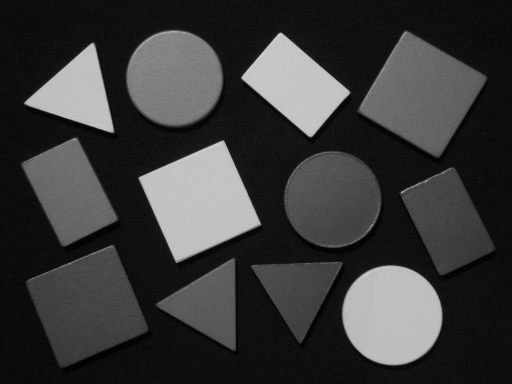
%> input picture filtros/FigurasGeometricasGrandes.png, 512 x 384 px
$ octave Filtros.m   (GNU Octave 9; MATLAB toolbox functions it lacks are replaced by stand-ins)
%> lines starting %> are read from the running program, lines starting %| are printed output that depends on the picture
close all
im1=double(imread('FigurasGeometricasGrandes.png'))/255;
%> im1: size 384x512 double; min 0.00392, max 0.859, mean 0.227
IM1=fft2(im1);
[M N]=size(im1);
%> M = 384; N = 512
magIM1=fftshift(log(1+abs(IM1)));%calcula el logaritmo de la magnitud
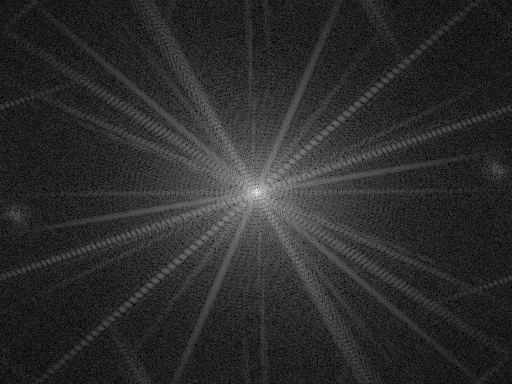
%> magIM1: size 384x512 double; min 0.0188, max 10.71, mean 1.89; drawn with min black and max white
figure, imshow([im1, mat2gray(magIM1)],[])
%> after `imshow([im1, mat2gray(magIM1)],[])`:
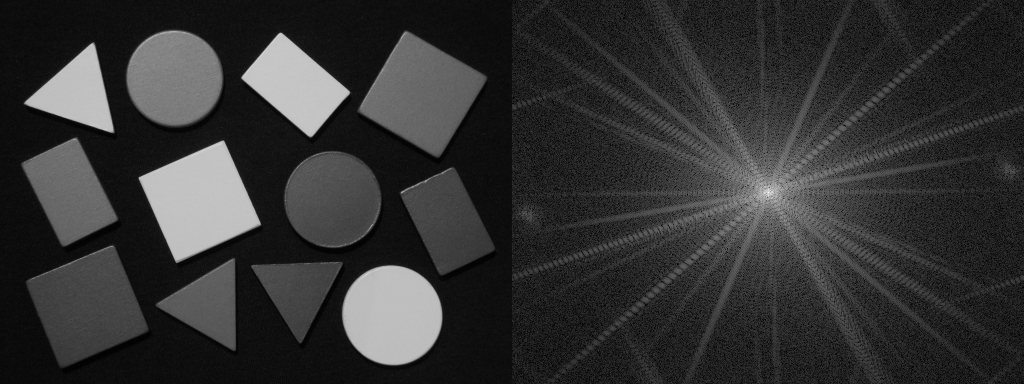
%> displayed picture: size 384x1024, on the screen's scale of 0 to 255; min 0, max 255, mean 51.3
%IM1(1,1)=0;%elimina el nivel dc de la imagen
im2=ifft2(IM1);
%figure, imshow(im2)
h=fspecial('gaussian',15,3);%crea el filtro gaussiano
h1=fspecial('gaussian',15,7);
im3=imfilter(im1,h,'circular');%decide que la imagen sera periodica
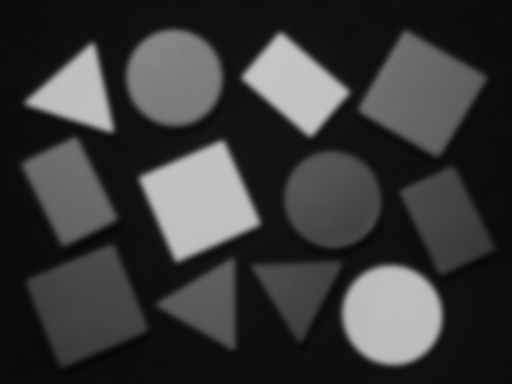
%> im3: size 384x512 double; min 0.0274, max 0.776, mean 0.227
figure, imshow(im3)
H=freqz2(h,size(im1));
H1=freqz2(h1,size(im1));
figure, imshow([H H1])
h2=fspecial('sobel');%crea el filtro de sobel vertical
h2=h2';%crea el filtro de sobel horizontal
im4=imfilter(im1,h2,'circular');%filtro en el espacio
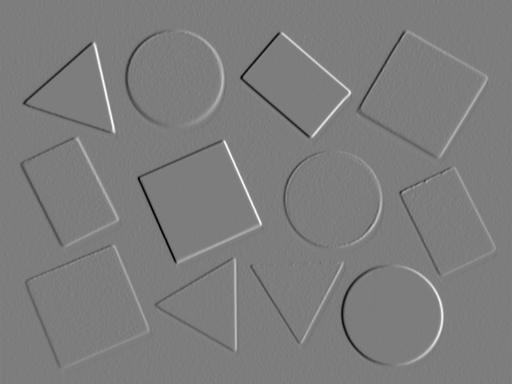
%> im4: size 384x512 double; min -2.39, max 2.47, mean -1.22e-18; drawn with min black and max white
figure, imshow([im1, mat2gray(im4)])
%> after `imshow([im1, mat2gray(im4)])`:
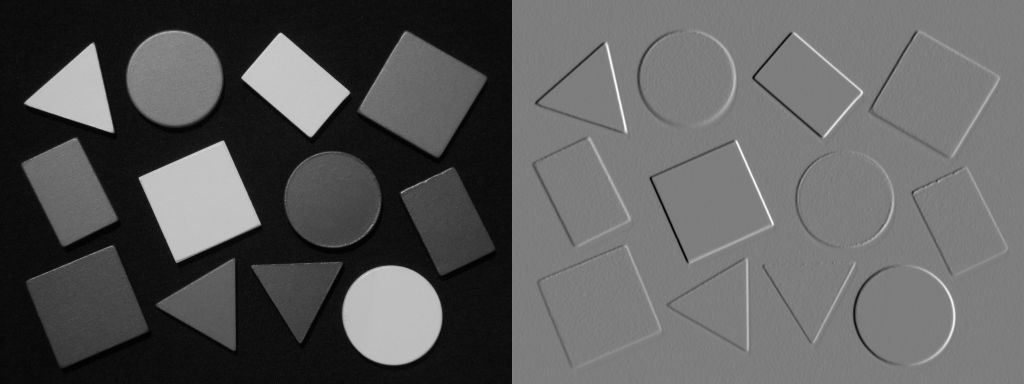
%> displayed picture: size 384x1024, on the screen's scale of 0 to 255; min 0, max 255, mean 91.8
H2=fftn(h2,[M N]);
IM2=IM1.*H2;%multiplicacion en freq
figure,imshow(mat2gray(ifft2(IM2)))
%> after `imshow(mat2gray(ifft2(IM2)))`:
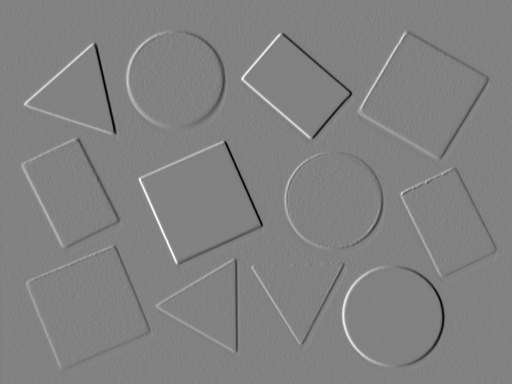
%> displayed picture: size 384x512, on the screen's scale of 0 to 255; min 0, max 255, mean 129.4
h3=fspecial('laplacian');
im5=imfilter(im1,h3);
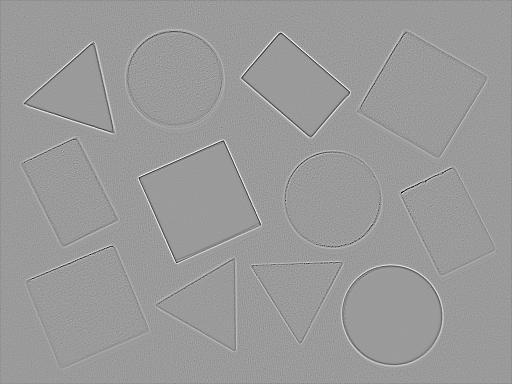
%> im5: size 384x512 double; min -0.833, max 0.539, mean -0.000473; drawn with min black and max white
figure, imshow(mat2gray(im5))
